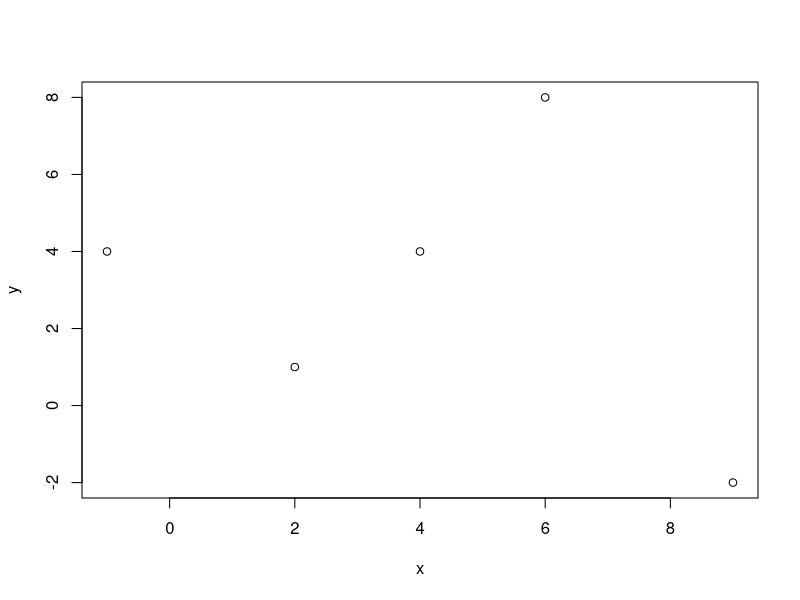
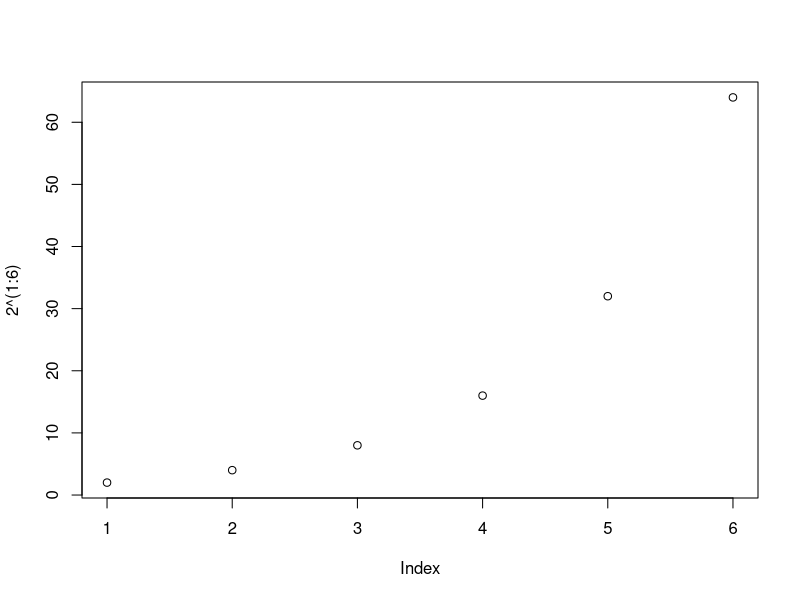
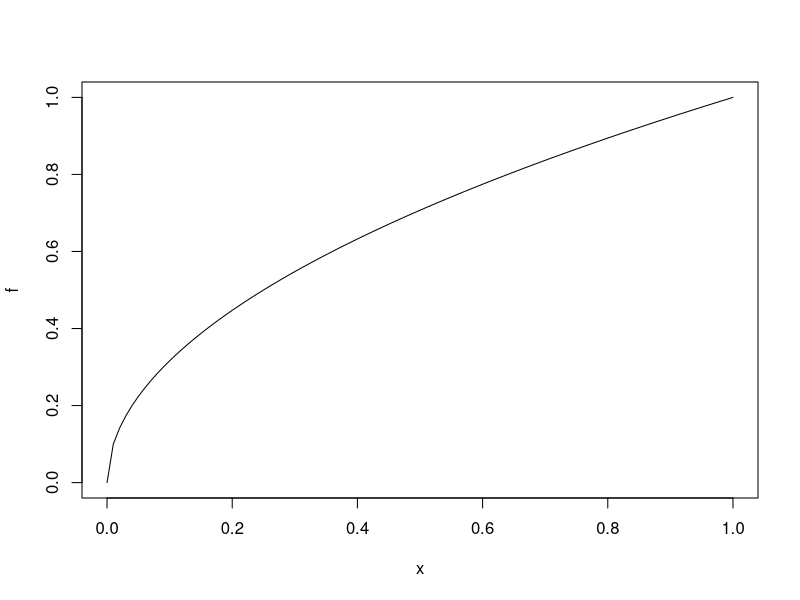
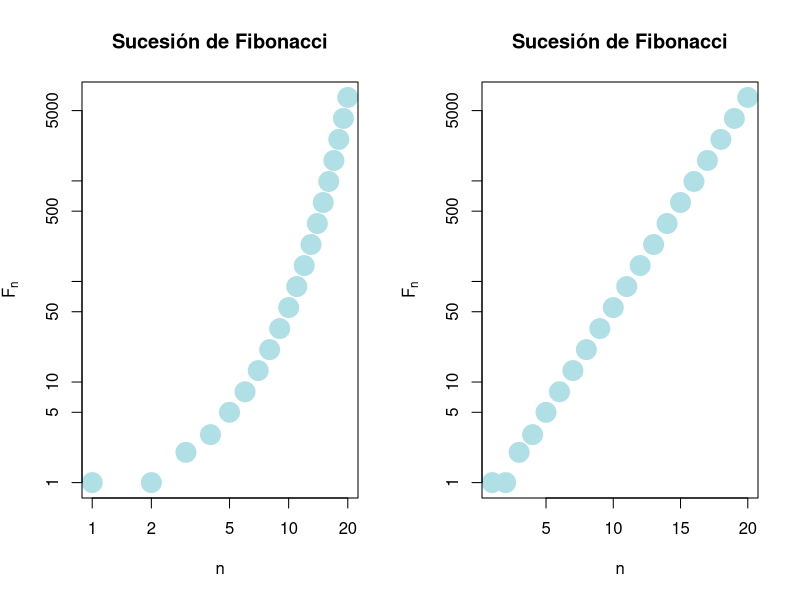
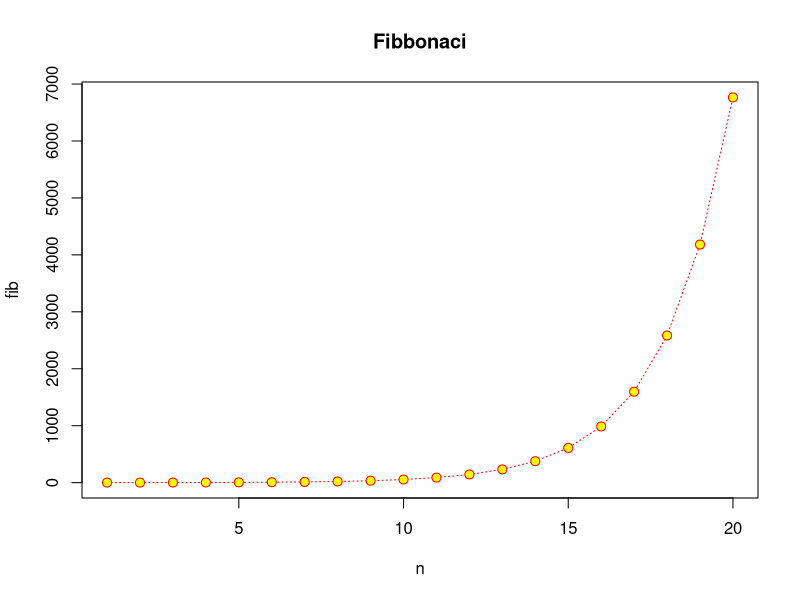
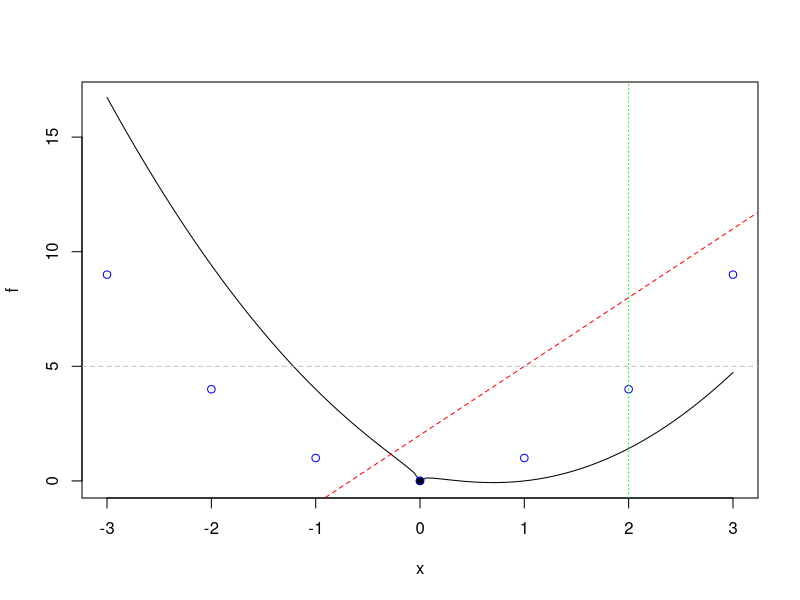
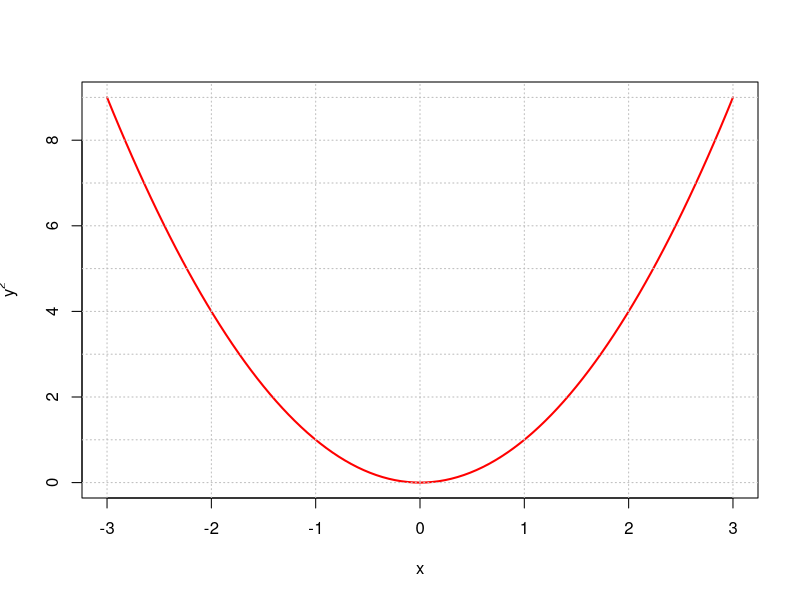
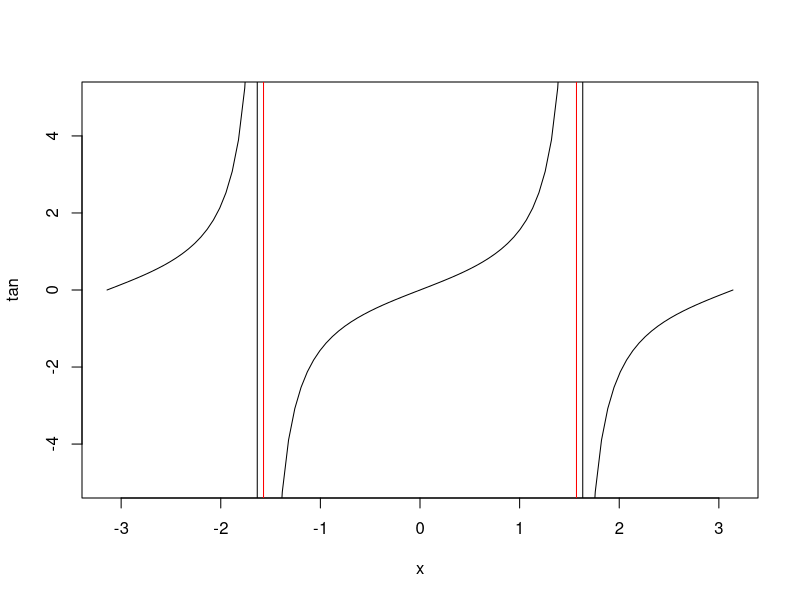

Reproduce these figures in R, in order.
## ---- chunk 1
knitr::opts_chunk$set(echo = TRUE)
## ---- chunk 2
x = c(2,6,4,9,-1)
y = c(1,8,4,-2,4)
plot(x,y)
## ---- chunk 3
plot(2^(1:6))
## ---- chunk 4
f <- function(x) {sqrt(x)}
plot(f)
## ---- chunk 5
n = 1:20
fib = (1/sqrt(5))*((1+sqrt(5))/2)^n - (1/sqrt(5))*((1-sqrt(5))/2)^n
fib
par(mfrow = c(1,2))
plot(fib, xlab = "n", ylab = expression(F[n]),
     main = "Sucesión de Fibonacci", pch=20, cex=4, col = "powderblue",
     log = "xy")
plot(fib, xlab = "n", ylab = expression(F[n]),
     main = "Sucesión de Fibonacci", pch=20, cex=4, col = "powderblue",
     log = "y")
par(mfrow = c(1,1))
## ---- chunk 6
plot(n, fib, pch = 21, col = "red", bg = "yellow", cex = 1.2,
     main = "Fibbonaci",
     type = "o", lty = "dotted")
## ---- chunk 7
f <- function(x) {
        x^2-2*x + sqrt(abs(x))
}
plot(f, xlim = c(-3,3))
points(0,0, pch = 19)
points(-3:3, (-3:3)^2, col = "blue")
abline(2, 3, lty = "dashed", col = "red")
abline(v = 2, lty = "dotted", col = "green")
abline(h = 5, lty = "dashed", col = "grey")
## ---- chunk 8
f <- function(x) {x^2}
plot(f, xlim = c(-3,3), col = "red", lwd = 2, ylab = expression(y^2),
     xlab = "x")
abline(h=0:9, v = -3:3, lty="dotted", col="grey")
## ---- chunk 9
plot(tan, xlim = c(-pi, pi), ylim = c(-5,5))
abline(v = c(-pi/2, pi/2), col = "red")
## ---- chunk 10
plot(0,0)
text(0,0, labels = "debajo", pos = 1)
## ---- chunk 11
f <- function(x) {x^2}
plot(f, 
     xlim = c(-3, 3), 
     ylim = c(-10, 10))
points(-3:3, 
       f(-3:3), 
       pch = 19)
lines(-3:3, 
      f(-3:3), 
      lwd = 2, 
      lty = "dotted", 
      col = "red")
curve(x^3, 
      lty = "dashed", 
      col = "blue", 
      add = TRUE)
curve(x^4, 
      lty = "dashed", 
      col = "orangered", 
      add = TRUE)
legend("bottomright", 
       legend = c(expression(x^2), expression(x^3), expression(x^4)), 
       lw = 2, 
       col = c("red", "blue", "orangered"), 
       lty = c("dotted", "dashed", "dashed"))
